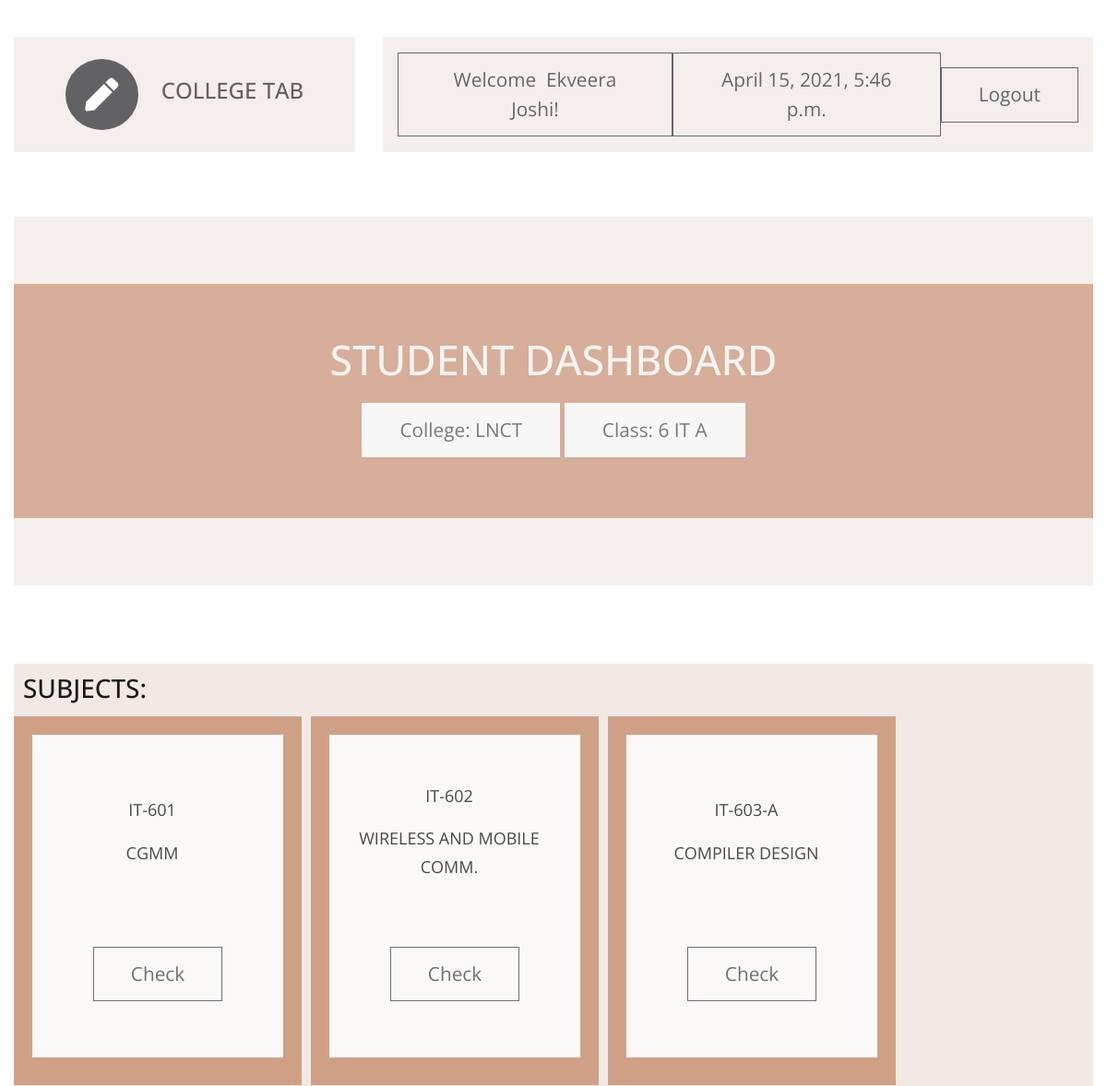
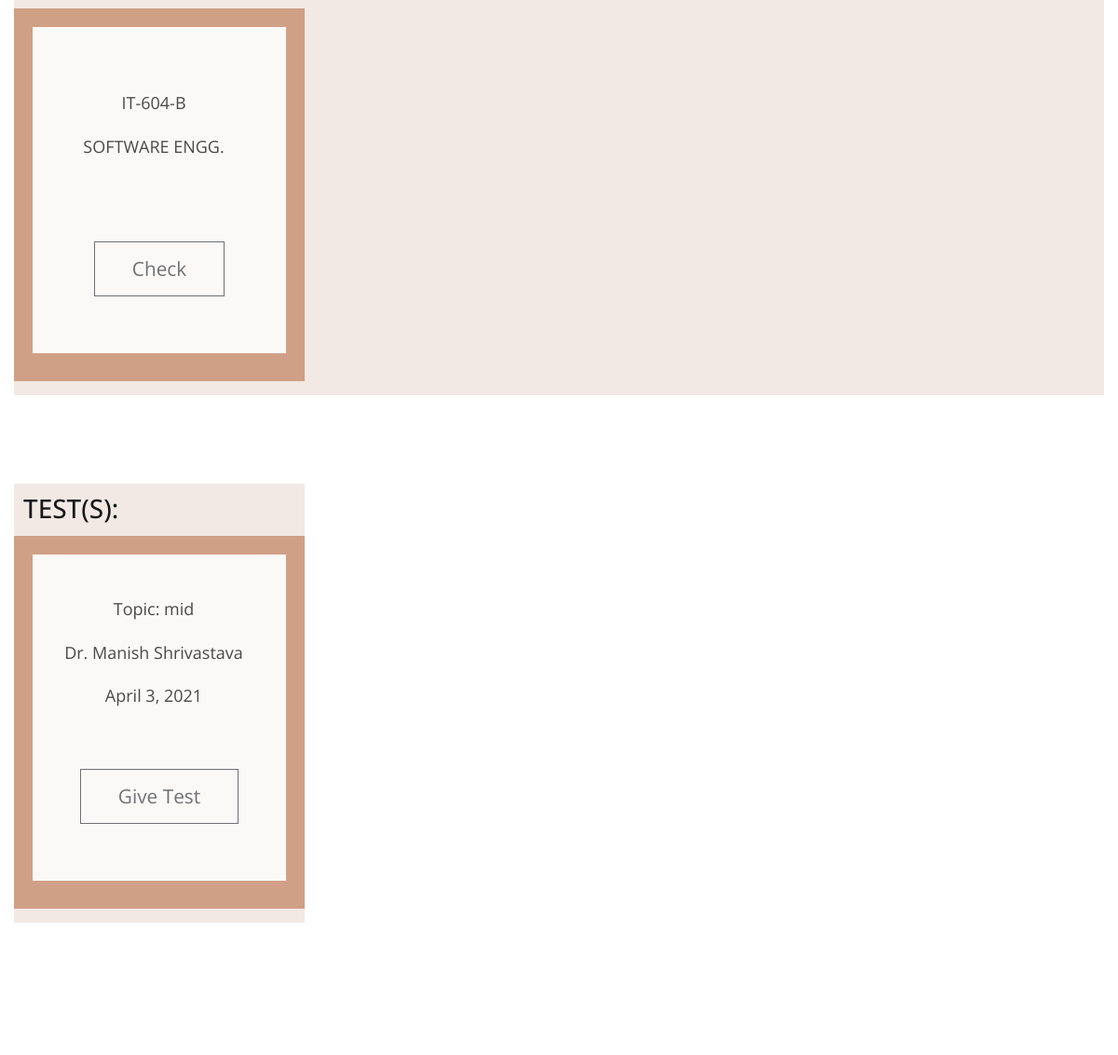
/s_dashboard/0103IT181044/ (signed in), run on the app's committed database (2 pictures, top to bottom).
### ctapp/models.py (models this page shows, shortened)
class student(models.Model):
    user = models.OneToOneField(User, on_delete=models.CASCADE,unique=True)
    enrollment_number = models.CharField(max_length = 12,primary_key = True)
    name = models.CharField(max_length = 30)
    college_name = models.CharField(max_length = 10,choices = CLG_CHOICES,default = 'LNCT')
    sem = models.CharField(max_length = 20,choices = SEMESTER_CHOICES,default = '6')
    sec = models.CharField(max_length = 1,choices = SEC_CHOICES,default = 'A')
    branch= models.CharField(max_length = 20,choices = BRANCH_CHOICES,default = 'IT')
    mobile_no = models.CharField(max_length=10)
    email = models.CharField(max_length=30)

class subject(models.Model):
    subject_code = models.CharField(max_length = 8,primary_key = True)
    name = models.CharField(max_length = 30)
    branch = models.CharField(max_length=20, choices=BRANCH_CHOICES, default='IT')
    sem = models.CharField(max_length = 20,choices = SEMESTER_CHOICES,default = '6')

class Test(models.Model):
    topic = models.CharField(max_length=50)
    link = models.CharField(max_length=1000)
    c_id  = models.ForeignKey(Class,on_delete=models.CASCADE)       #class id
    s_id = models.ForeignKey(subject,on_delete=models.CASCADE)  #subject id
    t_id = models.ForeignKey(teacher,on_delete=models.CASCADE)  #teacher id
    date = models.DateField()
    starttime = models.TimeField(auto_now=False,auto_now_add=False)
    endtime = models.TimeField(auto_now=False,auto_now_add=False)
    def __str__(self):
        s_name = str(self.s_id.name)     #get subject name
        sem_sec = str(self.c_id.branch) + " - " +str(self.c_id.sem)+"TH - "+str(self.c_id.sec)
        return sem_sec+" - "+s_name+' - ' + str(self.topic)

class teacher(models.Model):
    user = models.OneToOneField(User, on_delete=models.CASCADE,unique=True)
    name = models.CharField(max_length=30)
    college_name = models.CharField(max_length = 10,choices = CLG_CHOICES,default = 'LNCT')
    branch = models.CharField(max_length=20, choices=BRANCH_CHOICES, default='IT')
    mobile_no = models.CharField(max_length=10)
    email = models.CharField(max_length=30)

### ctapp/views.py (the view)
# urls.py: path('<str:id>/', views.student_dashboard, name='s_db'),
@login_required(login_url='s_login/')
def student_dashboard(request,id):
    template = loader.get_template('student dashboard.html')
    print(id)
    current_student = student.objects.get(enrollment_number=id)
    subjects = get_subjects(current_student)
    tests=get_tests(current_student)
    print(tests)
    now=current_datetime()
    if tests:
        context = {'student':current_student,'subject_list':subjects,'tests':tests,'error':'','cur_date':now}
        return HttpResponse(template.render(context, request))
    error='No tests assigned yet.'
    context = {'student':current_student,'subject_list':subjects,'error':error,'cur_date':now}
    return HttpResponse(template.render(context, request))

### ctapp/views.py (called while the page is built)
def get_subjects(student):
    branch = student.branch
    sem = student.sem
    return subject.objects.filter(branch=branch).filter(sem=sem)

def get_tests(student):
    try:
        curr_class = Class.objects.get(sem=student.sem,sec=student.sec,branch=student.branch)
        return Test.objects.filter(c_id=curr_class)
    except Test.DoesNotExist:
        return False

def current_datetime():
    now = datetime.datetime.now()
    return now

### ctapp/templates/student dashboard.html (shortened to what this page needs)
<!DOCTYPE html>
<html lang="en">
{% load static %}
  <head>
    <link rel="stylesheet" href="{% static 'css/all.min.css' %}" />
    <link rel="stylesheet" href="{% static 'css/bootstrap.min.css' %}" />
    <link rel="stylesheet" href="{% static 'css/templatemo-style.css' %}" />
  </head>
  <body id="servicesPage">
    <div class="parallax-window" data-parallax="scroll" data-image-src="{% static 'img/subjects_assignments.jpg' %}">
      <div class="container-fluid">
        <div class="row tm-brand-row">
          <div class="col-lg-4 col-11">
            <div class="tm-brand-container tm-bg-white-transparent">
              <i class="fas fa-2x fa-pen tm-brand-icon"></i>
              <div class="tm-brand-texts">
                <h1 class="text-uppercase tm-brand-name">College Tab</h1>
              </div>
            </div>
          </div>
          <div class="col-lg-8 col-1">
            <div class="tm-nav">
              <nav
                class="navbar navbar-expand-lg navbar-light tm-bg-white-transparent tm-navbar">
                <div class="collapse navbar-collapse" id="navbarNav">
                  <ul class="navbar-nav">
                    <li class="btn btn-outline-dark">
                      Welcome&nbsp;&nbsp;{{student.name}}!
                    </li>
                    <li class="nav-item">
                      <button type="button" class="btn btn-outline-dark">{{ cur_date }}</button>
                    </li>
                    <li class="nav-item">
                      <a href="{% url 's_logout' %}" class="btn btn-outline-dark" style="height: 60px; text-align:center;">Logout</a>
                    </li>
                  </ul>
                </div>
              </nav>
            </div>
          </div>
        </div>
        <section class="row" id="tmServices">
         <div class="col-12">
            <div class="parallax-window tm-services-parallax-header tm-testimonials-parallax-header tm-bg-white-transparent"
                 data-parallax="scroll"
                 data-z-index="101"
                 >
                 <div class="tm-bg-brown-transparent text-center tm-services-header tm-testimonials-header">
                    <h2 class="text-uppercase tm-services-page-title tm-testimonials-page-title">Student Dashboard</h2>
                    <p class="btn btn-outline-light active">
                        College: {{student.college_name}}
                    </p>
                    <p class="btn btn-outline-light active">
                        Class: {{student.sem}} {{student.branch}} {{student.sec}}
                    </p>
                </div>
            </div>
          </div>
          <div class="col-12 tm-tabs-container">
              <div class="sections">
                <h3>SUBJECTS:</h3>
                <div class="card-deck">
                  {% for subject in subject_list%}
                          <div class="btn-outline card-upper">
                            <div class="card-body text-center">
                              <div class="cards">
                                <div class="contents">
                                  <p class="card-text">
                                    {{subject.subject_code}}
                                  </p>
                                  <p class="card-text">
                                    {{subject.name}}
                                  </p>
                                </div>
                                <div class="card-text" style="position:relative; top:50px;">
                                  <a class="btn btn-outline-dark" href="{% url 'student:s_subject_assignment_list' student.enrollment_number subject.subject_code %}">Check</a>
                                </div>
                              </div>
                            </div>
                          </div>
                    {% endfor %}
              </div>
            </div>
          </div>
          <div class="col-12" id="tests">
            <div class="sections">
              <h3>TEST(S):</h3>
              <div class="card-deck">
                {% if error != '' %}
                <div class="card-body text-center">{{error}}</div>
                {% else %}
                {% for test in tests %}
                  <div class="btn-outline card-upper">
                    <div class="card-body text-center">
                      <div class="cards">
                        <div class="contents">
                          <p class="card-text">
                            Topic: {{test.topic}}
                          </p>
                          <p class="card-text">
                            {{test.t_id.name}}
                          </p>
                          <p class="card-text">
                            {{test.date}}
                          </p>
                        </div>
                        <div class="card-text" style="position:relative; top:50px;">
                          <a class="btn btn-outline-dark" href="#">Give Test</a>
                        </div>
                      </div>
                    </div>
                  </div>
                {% endfor %}
                {% endif %}
            </div>
          </div>
        </div>
        </section>
        <footer class="row">
          <p class="col-12 text-white text-center tm-copyright-text">
          </p>
        </footer>
      </div>
    </div>
  </body>
</html>

### ctapp/static/css/templatemo-style.css (style rules this page uses)
html { scroll-behavior: smooth; }
body { font-family: "Open Sans", Arial, Helvetica, sans-serif; font-size: 18px; font-weight: 400; color: #6b6b6b; overflow-x: hidden; }
a, button { transition: all 0.3s ease; }
.container-fluid { max-width: 1310px; }
.parallax-window { min-height: 1100px; background: transparent; }
.tm-bg-white-transparent { background-color: rgba(255, 255, 255, 0.8); }
.tm-brand-row { align-items: center; padding-top: 40px; padding-bottom: 28px; }
.tm-brand-container { max-width: 500px; height: 125px; display: flex; align-items: center; justify-content: center; }
.tm-brand-icon { width: 79px; height: 77px; display: flex; align-items: center; justify-content: center; background-color: #333436; color: white; border-radius: 50%; margin-right: 25px; }
.tm-brand-name { font-size: 1.5rem; color: #333333; }
.tm-navbar { max-width: 840px;min-height: 125px;justify-content:; }
.tm-navbar .navbar-nav { width: 100%; display: flex; align-items: center; justify-content: space-around; }
.nav-item { position: relative; }
.btn { border-radius: 0; padding: 13px 40px; font-size: 1.3rem; }
p { line-height: 1.7; }
.tm-copyright-text { font-size: 1rem; padding-top: 50px; padding-bottom: 45px; }
.tm-bg-brown-transparent { background-color: #C07F5B; opacity: 0.77; color: #F4F3F2; font-weight: bold; }
.tm-bg-white-transparent { background-color: #F2EBE7;; opacity: 0.77; color: #F4F3F2; font-weight: bold; }
.cards { height: 350px; width:100%; background-color:white; color:black; opacity:1; padding:30px; }
.card-upper { height:400px; width:312px; margin:5px; background-color:#C07F5B; opacity:0.77; color:aliceblue; }
.sections { background-color: #F1E7E2; opacity:0.9; display: inline-block; padding:10px; color:black; }
.contents { height:150px; width:200px; align-content: center; }
#tests { position: relative; top:-40px; }
.text-center { align-self: center; }
.tm-services-parallax-header { min-height: 700px; display: flex; align-items: center; margin-top: 42px; margin-bottom: 22px; }
.tm-services-header { position: relative; z-index: 102; width: 100%; padding: 85px 15px 37px 15px; }
.tm-services-page-title { font-size: 2.8rem; padding-bottom: 37px; }
.tm-tabs-container { display: flex; padding-top: 40px; padding-bottom: 135px; }
.tm-testimonials-header { padding: 55px 15px 50px; }
.tm-testimonials-page-title { padding-bottom: 0; margin-bottom: 20px; }
.tm-testimonials-parallax-header { min-height: 400px; margin-bottom: 45px; }

### data on the page
student: name "Ekveera Joshi", college_name "LNCT", sem "6", branch "IT", sec "A"
subject: subject_code "IT-601", name "CGMM"
subject: subject_code "IT-602", name "WIRELESS AND MOBILE COMM."
subject: subject_code "IT-603-A", name "COMPILER DESIGN"
subject: subject_code "IT-604-B", name "SOFTWARE ENGG."
Test: topic "mid", t_id.name "Dr. Manish Shrivastava", date "April 3, 2021"

### other printed values
{{ cur_date }} "April 15, 2021, 5:46 p.m."
